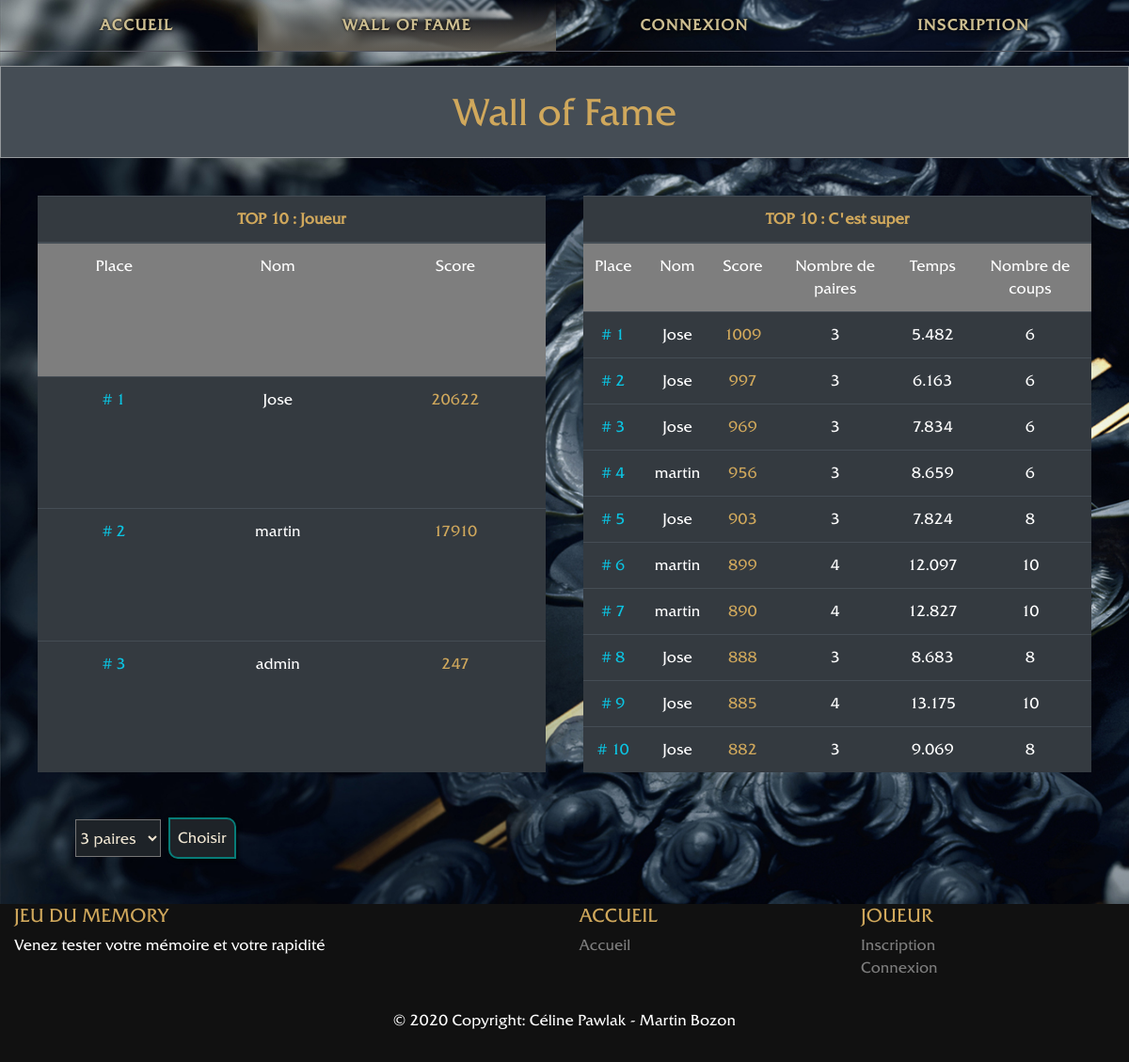
Page /fame.php on the committed database.
### tables this page shows
CREATE TABLE IF NOT EXISTS `utilisateurs` (
  `id` int(11) NOT NULL AUTO_INCREMENT,
  `username` varchar(255) NOT NULL,
  `password` varchar(255) NOT NULL,
  `is_admin` int(11) DEFAULT NULL,
  `remember_token` varchar(255) DEFAULT NULL,
  `score_total` int(11) DEFAULT NULL,
  PRIMARY KEY (`id`)
);

CREATE TABLE IF NOT EXISTS `score` (
  `id` int(11) NOT NULL AUTO_INCREMENT,
  `temps` varchar(255) NOT NULL,
  `nb_coups` int(11) NOT NULL,
  `nb_paires` int(11) NOT NULL,
  `score` int(11) NOT NULL,
  `id_user` int(11) NOT NULL,
  PRIMARY KEY (`id`),
  KEY `id_user` (`id_user`)
);

### Class/Session.php (called while the page is built, shortened)
<?php
class Session
{
    static $instance;
    static function getInstance(){
        if (!self::$instance){
            self::$instance = new Session();
        }
        return self::$instance;
    }
    public function read($key){
        return isset($_SESSION[$key]) ? $_SESSION[$key] : null;
    }
}

### Class/App.php (called while the page is built, shortened)
<?php
class App{
    static $db = null;
    static function getDatabase(){
        if (!self::$db){
            self::$db = new Database('root','','memory');
        }
        return self::$db;
    }
    static function getAuth(){
        return new Auth(Session::getInstance(),['restriction_msg' => 'Vous n\'êtes pas connecté']);
    }
}

### Class/Auth.php (called while the page is built, shortened)
<?php
class Auth
{
    private $session;
    public function __construct($session, $options = [])
    {
        $this->session = $session;
    }
    public function user()
    {
        if (!$this->session->read('auth')) {
            return false;
        }
        return $this->session->read('auth');
    }
}

### Class/Database.php (called while the page is built, shortened)
<?php
class Database
{
    private $pdo;
    public function __construct($login, $password, $database_name, $host='localhost')
    {
        $this->pdo = new PDO("mysql:dbname=$database_name;host=$host",$login,$password);
        $this->pdo->setAttribute(PDO::ATTR_ERRMODE, PDO::ERRMODE_EXCEPTION);
        $this->pdo->setAttribute(PDO::ATTR_DEFAULT_FETCH_MODE, PDO::FETCH_OBJ);
    }
    public function query($query, $params=false){
        if ($params){
            $req = $this->pdo->prepare($query);
            $req->execute($params);
        }
        else{
            $req = $this->pdo->query($query);
        }
        return $req;
    }
}

### traitement/php_fame.php (called while the page is built, shortened)
 <?php
    $bdd = App::getDatabase();
    $top_gen = $bdd->query('SELECT username, score_total FROM `utilisateurs` WHERE score_total IS NOT NULL ORDER BY score_total DESC LIMIT 10')->fetchAll(PDO::FETCH_ASSOC);
    $nb_score = count($top_gen);
    $top_10 = $bdd->query('SELECT utilisateurs.username, temps, nb_coups, nb_paires, score, id_user FROM score INNER JOIN utilisateurs ON utilisateurs.id=score.id_user ORDER BY score DESC LIMIT 10')->fetchAll(PDO::FETCH_ASSOC);
    $nb_top_10 = count($top_10);
    $nb_paire = $bdd->query('SELECT COUNT(id) as nb_paire FROM card')->fetch(PDO::FETCH_ASSOC);
?>

### fame.php (the view, shortened to what this page needs)
<?php
    $page_selected = 'fame';
    include 'traitement/php_fame.php';
?>
<!DOCTYPE html>
<html>
<head>
    <link rel="stylesheet" href="https://stackpath.bootstrapcdn.com/bootstrap/4.5.0/css/bootstrap.min.css"
>
    <link rel="stylesheet" href="css/style.css">
</head>
<body>
    <header>
        <?php include 'inc/header.php'; ?>
    </header>
    <main id="main_fame">
        <h2 class="mt-3">Wall of Fame</h2>
        <section id="top_gen">
            <table class="table table-dark top">
                <thead class="thead-dark">
                    <tr>
                        <th colspan="3">TOP 10 : Joueur</th>
                    </tr>
                </thead>
                <tbody>
                    <tr class="titre_top">
                        <td>Place</td>
                        <td>Nom</td>
                        <td>Score</td>
                    </tr>
                    <?php
                        for($i=0; $i<$nb_score; $i++)
                            {
                                ?>
                                <tr>
                                    <td class="place"># <?= ($i+1)?></td>
                                    <td><?=$top_gen[$i]['username']?></td>
                                    <td class="score"><?=$top_gen[$i]['score_total']?></td>
                                <?php
                            }
                    ?>
                </tbody>
            </table>
            <table class="table table-dark top">
                <thead class="thead-dark">
                    <tr>
                        <th colspan="6">TOP 10 : C'est super</th>
                    </tr>
                </thead>
                <tbody>
                    <tr class="titre_top">
                        <td>Place</td>
                        <td>Nom</td>
                        <td>Score</td>
                        <td>Nombre de paires</td>
                        <td>Temps</td>
                        <td>Nombre de coups</td>
                    </tr>
                    <?php
                        for($i=0; $i<$nb_top_10; $i++)
                            {
                                ?>
                                <tr>
                                    <td class="place"># <?= ($i+1)?></td>
                                    <td><?= $top_10[$i]["username"] ?></td>
                                    <td class="score"><?= $top_10[$i]["score"] ?></td>
                                    <td><?= $top_10[$i]["nb_paires"] ?></td>
                                    <td><?= number_format($top_10[$i]["temps"], 3) ?></td>
                                    <td><?= $top_10[$i]["nb_coups"] ?></td>
                                <?php
                            }
                    ?>
                </tbody>
            </table>
        </section>
        <section id="top_paires">
            <section>
                 <form action="fame.php#top_paires" method="POST" id="form_top_paire">
                    <select name="top_paire" id="select_top_paire">
                    <?php
                        for($i=3; $i<=$nb_paire["nb_paire"] AND $i<=15 ; $i++)
                            {
                                ?>
                                    <option value="<?= $i ?>"
                                    ><?= $i ?> paires</option>
                                <?php
                            }
                    ?>
                    </select>
                    <input type="submit" name="choix_top" class="button" value="Choisir">
                </form>
            </section>
        </section>
    </main>
    <?php include 'inc/footer.php'; ?>
</body>
</html>

### inc/header.php (shortened to what this page needs)
<nav class="navbar_media navbar_header position-absolute">
    <div class="flex-grow-1"><a class="text-decoration-none <?= $page_selected == 'index' ? 'navbar_selected' : '' ?>"
                                href="Index.php">ACCUEIL</a></div>
    <div class="flex-grow-1"><a class="text-decoration-none <?= $page_selected == 'fame' ? 'navbar_selected' : '' ?>"
                                href="fame.php">WALL OF FAME</a></div>
    <div class="<?= (App::getAuth()->user(
    )) ? 'd-none' : '' ?> <?= $page_selected == 'connexion' ? 'navbar_selected' : '' ?> flex-grow-1"><a
                class="text-decoration-none"
                href="connexion.php">CONNEXION</a></div>
    <div class="<?= (App::getAuth()->user(
    )) ? 'd-none' : '' ?> <?= $page_selected == 'inscription' ? 'navbar_selected' : '' ?> flex-grow-1"><a
                class="text-decoration-none"
                href="inscription.php">INSCRIPTION</a></div>
</nav>

### inc/footer.php (shortened to what this page needs)
<?php
    if(App::getAuth()->user() && App::getAuth()->user()->is_admin == null)
        {
            ?>
            <footer class="page-footer font-small">
                <section class="container-fluid text-center text-md-left">
                    <section class="row">
                        <section class="col-md-6 mt-md-0 mt-3">
                            <h5 class="text-uppercase">Jeu du memory</h5>
                            <p>Venez tester votre mémoire et votre rapidité</p>
                        </section>
                            <hr class="clearfix w-100 d-md-none pb-3">
                        <section class="col-md-3 mb-md-0 mb-3">
                            <h5 class="text-uppercase">Jeu</h5>
                                <ul class="list-unstyled">
                                    <li>
                                        <a href="memory.php">Memory</a>
                                    </li>
                                    <li>
                                        <a href="fame.php">Wall of fame</a>
                                    </li>
                                </ul>
                        </section>
                        <section class="col-md-3 mb-md-0 mb-3">
                            <h5 class="text-uppercase">Mon compte</h5>
                                <ul class="list-unstyled">
                                    <li>
                                        <a href="profil.php">Mon profil</a>
                                    </li>
                                    <li>
                                        <a href="historique.php">Historique</a>
                                    </li>
                                </ul>
                        </section>
                    </section>
                </section>
                <section class="footer-copyright text-center py-3">
                    <p>© 2020 Copyright: Céline Pawlak - Martin Bozon</p>
                </section>
            </footer>
            <?php
        }
    else
        {
            ?>
            <footer class="page-footer font-small">
                <section class="container-fluid text-center text-md-left">
                    <section class="row">
                        <section class="col-md-6 mt-md-0 mt-3">
                            <h5 class="text-uppercase">Jeu du memory</h5>
                            <p>Venez tester votre mémoire et votre rapidité</p>
                        </section>
                        <section class="col-md-3 mb-md-0 mb-3">
                            <h5 class="text-uppercase">Accueil</h5>
                                <ul class="list-unstyled">
                                    <li>
                                        <a href="index.php">Accueil</a>
                                    </li>
                                </ul>
                        </section>
                        <section class="col-md-3 mb-md-0 mb-3">
                            <h5 class="text-uppercase">Joueur</h5>
                                <ul class="list-unstyled">
                                    <li>
                                        <a href="inscription.php">Inscription</a>
                                    </li>
                                    <li>
                                        <a href="connexion.php">Connexion</a>
                                    </li>
                                </ul>
                        </section>
                    </section>
                </section>
                <section class="footer-copyright text-center py-3">
                    <p>© 2020 Copyright: Céline Pawlak - Martin Bozon</p>
                </section>
            </footer>
            <?php
        }
?>

### css/style.css (style rules this page uses)
html { margin: 0; height: 100%; }
body { margin: 0; min-height: 100vh; font-family: "Frizquadrata"; }
main { margin: 0; min-height: 100vh; padding-top: 54px; }
* { box-sizing: border-box; }
h2 { margin-top: 5vh; margin-bottom: 5vh; }
a { color: unset; }
.button { border-bottom-left-radius: 10px; border-top-right-radius: 10px; background-color: #1e2328; border: 2px solid #077c78; padding: 0.5rem; color: #f0e6d2; box-shadow: 1px 1px 5px black; transition: 0.05s ease-in-out; margin: 0.5rem; outline: none !important; }
select { background-color: #1e2328; color: #f0e6d2; }
header { height: fit-content; display: flex; justify-content: center; position: relative; }
.navbar_media { display: flex; }
.navbar_media, .navbar_screen { border-bottom: 0.01em solid #51535c; padding: 0 1rem; max-width: 1300px; width: 100%; }
.navbar_header a, .account { color: #cdbe91; width: 100%; font-weight: bold; letter-spacing: .1em; text-shadow: 0 0 3px black; }
.navbar_header > div, .navbar_header a, .account { height: 100%; display: flex; justify-content: center; align-items: center; }
.navbar_header a:hover, .navbar_selected, .account:hover { color: #f0e6d2; background: linear-gradient(to bottom, rgba(0, 0, 0, 0), rgba(94, 90, 82, 1)); }
.navbar_header { height: 55px; }
#main_fame { display: flex; flex-direction: column; align-items: center; background-image: url('../src/images/c-o-esports-worlds2017-art-7.jpg'); background-size: cover; }
#main_fame h2 { text-align: center; width: 100%; padding-top: 3vh; padding-bottom: 3vh; font-size: 40px; background-color: #454d55; border: 1px solid #95999c; color: #d0a85c; margin: 0; }
#main_fame table { width: 50vw; margin-top: 5vh; margin-bottom: 5vh; text-align: center; }
#main_fame th { color: #d0a85c; }
#main_fame tr:first-child { background-color: #7E7E7E; color: white; }
#top_paires { display: flex; flex-direction: row; justify-content: space-around; align-items: center; width: 100%; margin-bottom: 5vh; padding-left: 10vh; }
#form_top_paire { display: flex; justify-content: center; align-items: center; }
#select_top_paire { height: 5vh; }
#top_gen { display: flex; flex-direction: row; justify-content: space-evenly; width: 100%; }
.top { width: 45vw !important; }
.place { color: #0BC4E2; }
.score { color: #d0a85c !important; }
.titre_top { color: #495057; background-color: #e9ecef; border-color: #dee2e6; }
footer { background-color: #111111 !important; }
footer a { color: #7E7E7E; height: fit-content; }
footer h5 { color: rgb(208, 168, 92); }
footer p { color: white; }

### rows in the picture
utilisateurs: username "Jose", score_total "20622"
utilisateurs: username "martin", score_total "17910"
utilisateurs: username "admin", score_total "247"
score: id_user.username "Jose", score "1009", nb_paires "3", temps "5.482", nb_coups "6"
score: id_user.username "Jose", score "997", nb_paires "3", temps "6.163", nb_coups "6"
score: id_user.username "Jose", score "969", nb_paires "3", temps "7.834", nb_coups "6"
score: id_user.username "martin", score "956", nb_paires "3", temps "8.659", nb_coups "6"
score: id_user.username "Jose", score "903", nb_paires "3", temps "7.824", nb_coups "8"
score: id_user.username "martin", score "899", nb_paires "4", temps "12.097", nb_coups "10"
score: id_user.username "martin", score "890", nb_paires "4", temps "12.827", nb_coups "10"
score: id_user.username "Jose", score "888", nb_paires "3", temps "8.683", nb_coups "8"
score: id_user.username "Jose", score "885", nb_paires "4", temps "13.175", nb_coups "10"
score: id_user.username "Jose", score "882", nb_paires "3", temps "9.069", nb_coups "8"

### other values in the picture
form field top_paire "3 paires"
